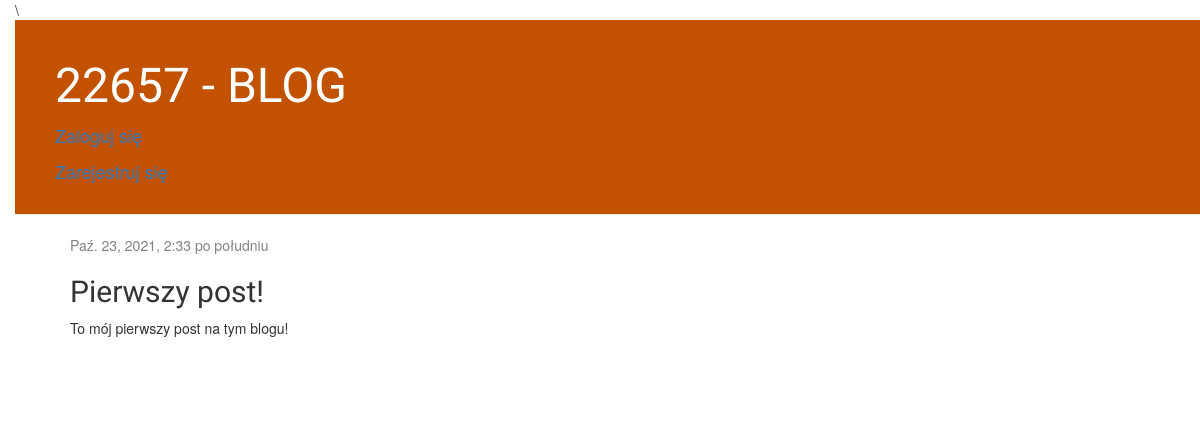
The app's page /post/1/ with its own data.
### blog/models.py (models this page shows, shortened)
class Post(models.Model):
    author = models.ForeignKey('auth.User', on_delete=models.CASCADE)
    title = models.CharField(max_length=200)
    text = models.TextField()
    created_date = models.DateTimeField(
            default=timezone.now)
    published_date = models.DateTimeField(
            blank=True, null=True)

### blog/views.py (the view)
# urls.py: path('post/<int:pk>/', views.post_detail, name='post_detail'),
def post_detail(request, pk):
    post = get_object_or_404(Post, pk=pk)
    return render(request, 'blog/post_detail.html', {'post': post})

### blog/templates/blog/post_detail.html (shortened to what this page needs)
{% extends 'blog/base.html' %}
{% block content %}
    <div class="post">
        {% if post.published_date %}
        <div class="date">
            {{ post.published_date }}
        </div>
		{% endif %}
		<h2>{{ post.title }}</h2>
		<p>{{ post.text|linebreaksbr }}</p>
    </div>
{% endblock %}

### blog/static/css/blog.css (style rules this page uses)
body { padding-left: 15px; }
h1, h2, h3, h4 { font-family: 'Cairo', cursive; }
.date { color: #828282; }
.post { margin-bottom: 70px; }

### records on screen
Post: published_date "Paź. 23, 2021, 2:33 po południu", title "Pierwszy post!", text "To mój pierwszy post na tym blogu!"
